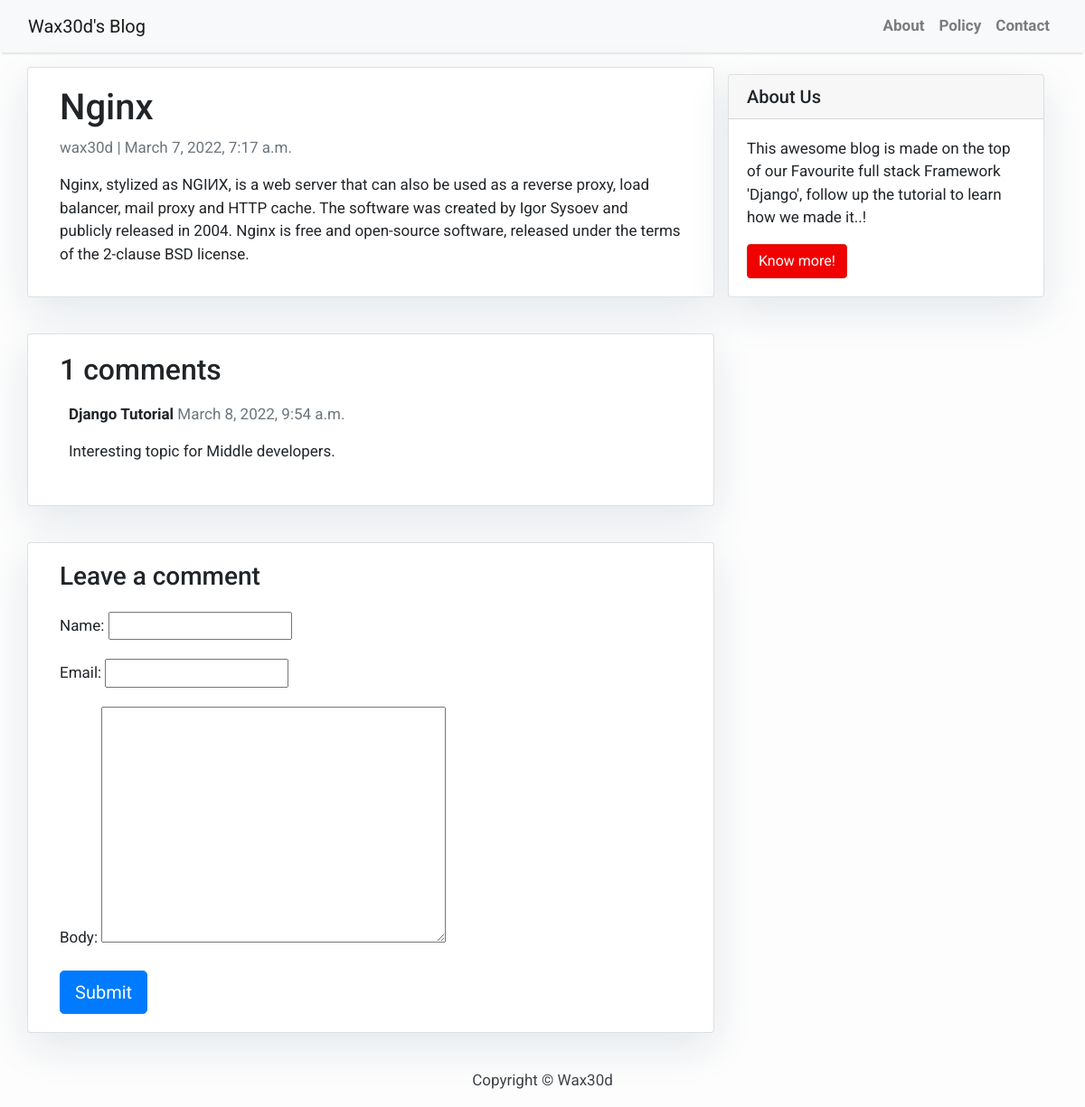
Page /nginx/ on the earlier database version.
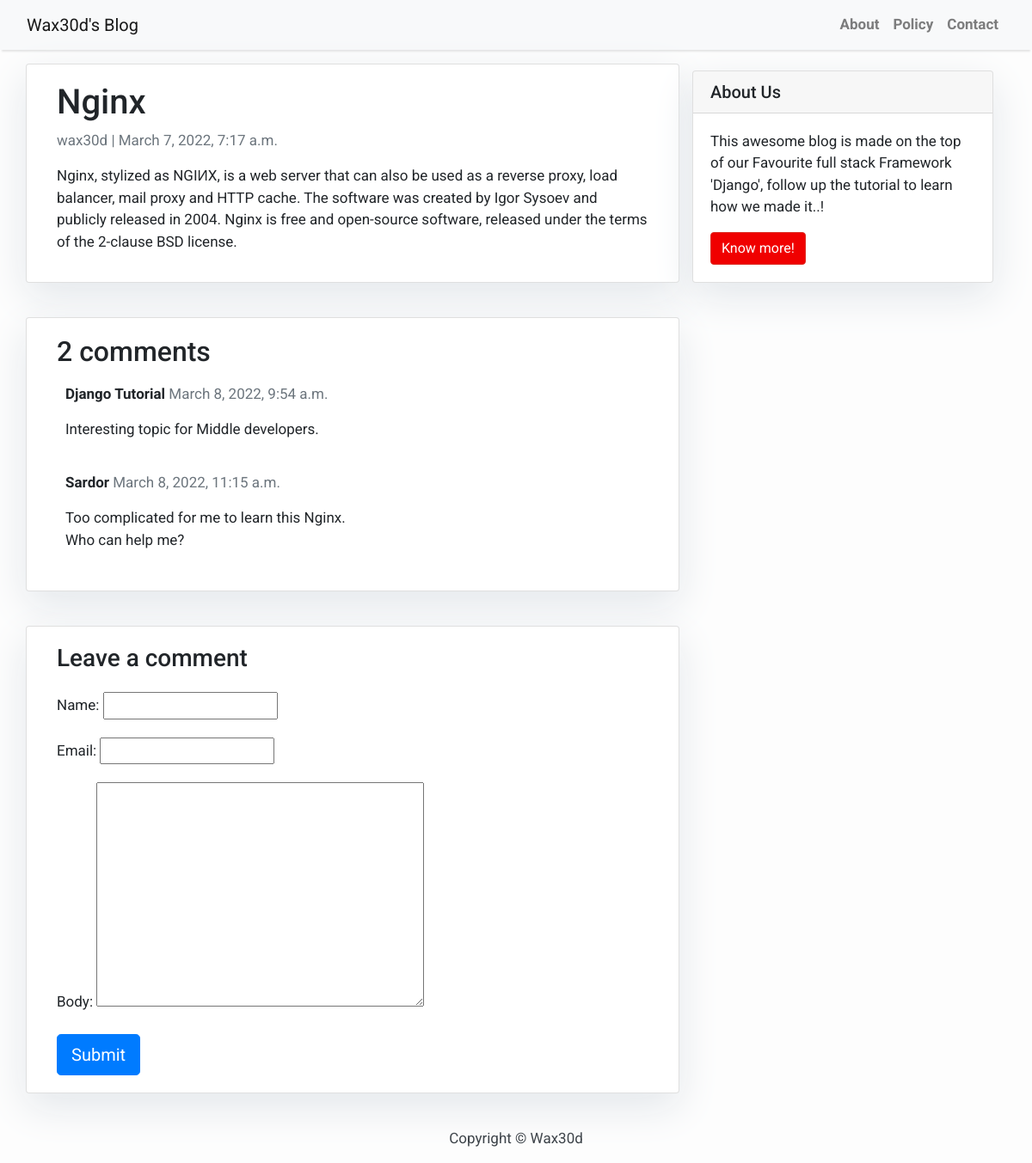
Same page on the later database version.
### blog/models.py (models this page shows, shortened)
class Comment(models.Model):
    post = models.ForeignKey(Post, on_delete=models.CASCADE, related_name='comments')
    name = models.CharField(max_length=80)
    email = models.EmailField()
    body = models.TextField()
    created_on = models.DateTimeField(auto_now_add=True)
    active = models.BooleanField(default=False)
    class Meta:
        ordering = ['created_on']

### blog/views.py (the view)
# urls.py: path('<slug:slug>/', views.post_detail, name='post_detail'),
def post_detail(request, slug):
    template_name = 'post_detail.html'
    post = get_object_or_404(Post, slug=slug)
    comments = post.comments.filter(active=True)
    new_comment = None
    if request.method == 'POST':
        comment_form = CommentForm(data=request.POST)
        if comment_form.is_valid():
            new_comment = comment_form.save(commit=False)
            new_comment.post = post
            new_comment.save()
    else:
        comment_form = CommentForm()
    return render(request, template_name, {'post': post,
                                           'comments': comments,
                                           'new_comment': new_comment,
                                           'comment_form': comment_form})

### blog/forms.py
class CommentForm(forms.ModelForm):
    class Meta:
        model = Comment
        fields = ('name', 'email', 'body')

### blog/templates/post_detail.html (shortened to what this page needs)
{% extends 'base.html' %} {% block content %}
<div class="container">
  <div class="row">
    <div class="col-md-8 card mb-4  mt-3 left  top">
      <div class="card-body">
        <h1>{% block title %} {{ post.title }} {% endblock title %}</h1>
        <p class=" text-muted">{{ post.author }} | {{ post.created_on }}</p>
        <p class="card-text ">{{ post.content | safe }}</p>
      </div>
    </div>
    {% block sidebar %} {% include 'sidebar.html' %} {% endblock sidebar %}
    <div class="col-md-8 card mb-4  mt-3 ">
      <div class="card-body">
        <h2>{{ comments.count }} comments</h2>
        {% for comment in comments %}
        <div class="comments" style="padding: 10px;">
          <p class="font-weight-bold">
            {{ comment.name }}
            <span class=" text-muted font-weight-normal">
              {{ comment.created_on }}
            </span>
          </p>
          {{ comment.body | linebreaks }}
        </div>
        {% endfor %}
      </div>
    </div>
    <div class="col-md-8 card mb-4  mt-3 ">
      <div class="card-body">
        {% if new_comment %}
        <div class="alert alert-success" role="alert">
          Your comment is awaiting moderation
        </div>
        {% else %}
        <h3>Leave a comment</h3>
        <form method="post" style="margin-top: 1.3em;">
          {{ comment_form.as_p }}
          <button type="submit" class="btn btn-primary  btn-lg">Submit</button>
        </form>
        {% endif %}
      </div>
    </div>
  </div>
</div>
{% endblock content %}

Differences in the rows shown:
added Comment: name "Sardor", created_on "March 8, 2022, 11:15 a.m.", body "Too complicated for me to learn this Nginx. Who can help me?"
Other differences:
{{ comments.count }}: "1" → "2"
